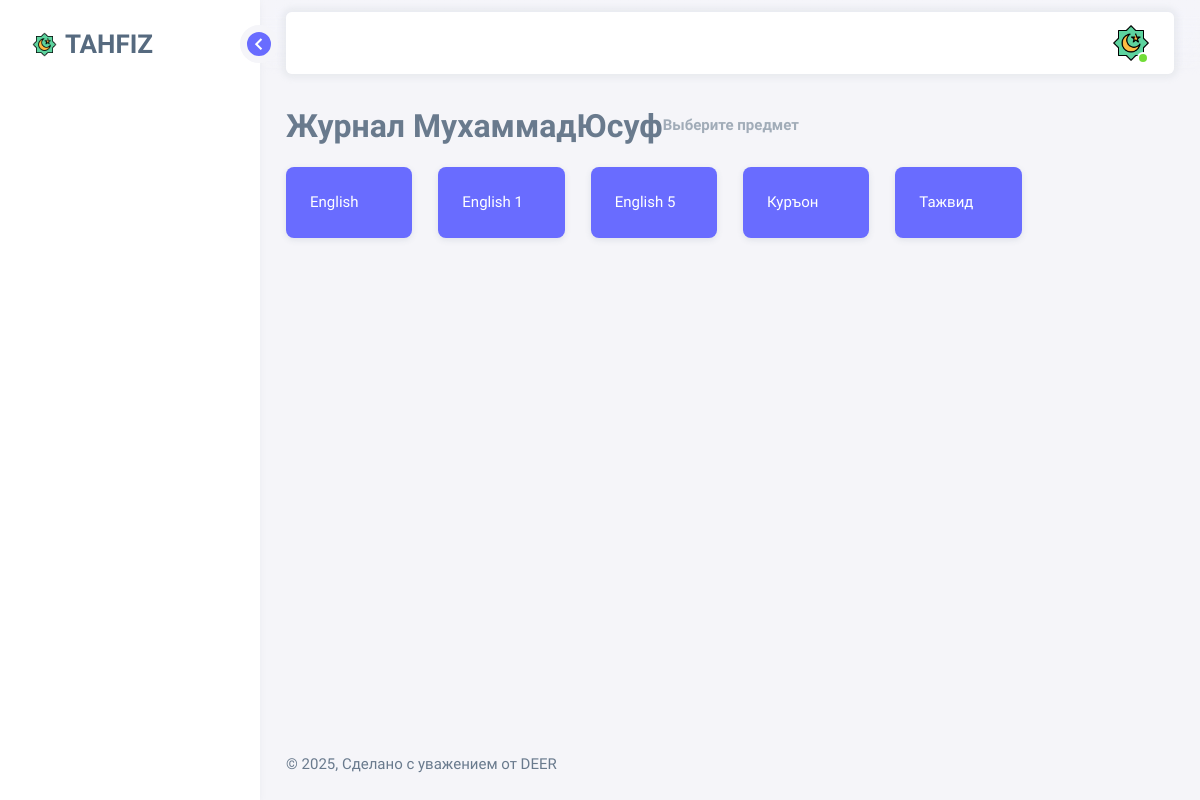
/grade/subject-list/1/, run on the app's committed database.
### apps/group/models.py (models this page shows, shortened)
class Group(models.Model):
    title = models.CharField(max_length=40, null=True)
    course = models.ForeignKey(Course, on_delete=models.SET_NULL, null=True)
    class Meta:
        verbose_name = 'Группа'
        verbose_name_plural = 'Группы'

### apps/schedule/models.py (models this page shows, shortened)
class Subject(models.Model):
    name = models.CharField(max_length=100)
    class Meta:
        verbose_name = 'Предмет'
        verbose_name_plural = 'Предметы'

### apps/grade/views.py (the view)
# urls.py: path('subject-list/<int:pk>/', subject_list, name='grade-subject-list'),
def subject_list(request, pk):
    group = Group.objects.get(id=pk)
    subjects = Subject.objects.order_by('name')
    context = {
        'subjects': subjects,
        'group': group
    }
    return render(request, 'grade/subject_list.html', context)

### templates/grade/subject_list.html
{% extends 'base.html' %}
{% load static %}
{% block content %}
<div class="d-flex justify-content-between mb-3">
  <span class="fs-2 fw-bold">
    Журнал {{ group.title }}<sup class="text-muted fs-6">Выберите предмет</sup>
  </span>
</div>
<div class='row'>
    {% for subject in subjects %}
    <div class="col-md-3 col-xl-2 mb-2">
    <a href="{% url 'grade-list' group.id subject.id  %}" class="card bg-primary text-white">
      <div class="card-body">
        <span class="card-title text-white">{{ subject.name }}</span>
      </div>
    </a>
  </div>
  {% endfor %}
</div>
{% endblock %}

### data on the page
Group: title "МухаммадЮсуф"
Subject: name "English"
Subject: name "English 1"
Subject: name "English 5"
Subject: name "Куръон"
Subject: name "Тажвид"
